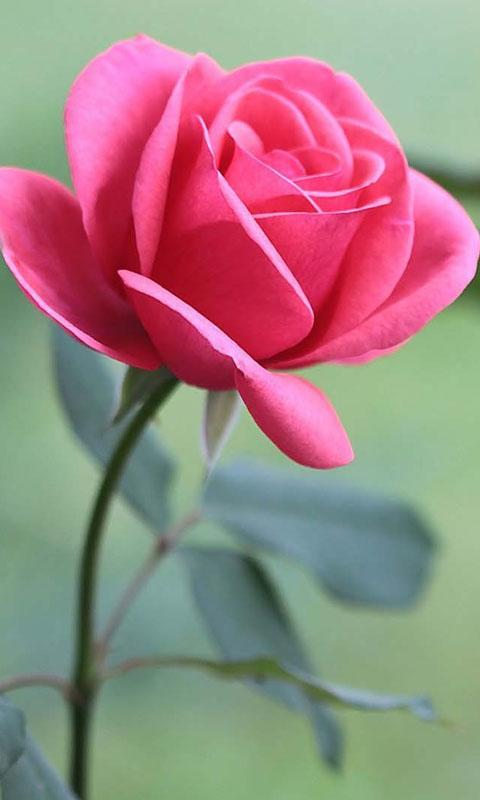
#> input picture 24-7-2020_IP_Manali/rose_flower.jpg, 480 x 800 px
$ python '24-7 Task.py'
#> lines starting #> are read from the running program, lines starting #| are printed output that depends on the picture; after the words box and inside, x2 and y2 are one past the last pixel; in counts of white or black regions, pixels touching at a corner belong together
import cv2
import numpy as np

original=cv2.imread(r"rose_flower.jpg")
#> original is the input picture: shape (800, 480, 3); mean B, G, R 130.5, 131.1, 159
original=cv2.resize(original,(450,500))
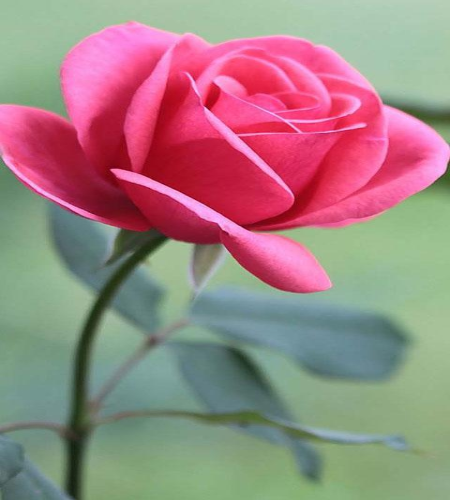
#> original: shape (500, 450, 3); mean B, G, R 130.5, 131, 158.9
cv2.imshow("original",original)

hsv=cv2.cvtColor(original,cv2.COLOR_RGB2HSV)
#> hsv: shape (500, 450, 3); mean H, S, V 79.8, 95.2, 179
bgrl=np.array([90,0,120],np.uint8)
bgrh=np.array([215,255,255],np.uint8)

#masking
mask = cv2.inRange(original, bgrl, bgrh)
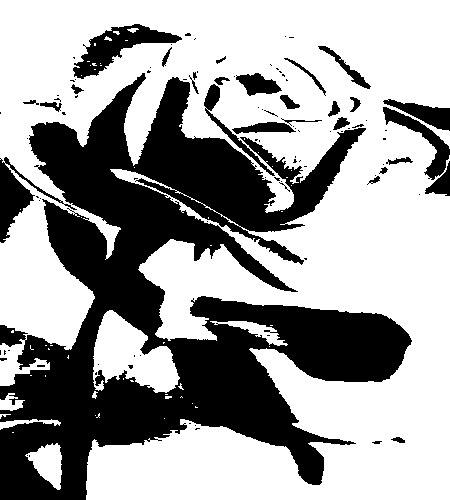
#> mask: shape (500, 450); 62.5% white; 102 black regions (72 under 20 px), largest, box (x1, y1, x2, y2) and area: (0, 73, 412, 500) 74207, (73, 24, 182, 79) 2153, (0, 157, 77, 243) 1627
mask1= cv2.inRange(hsv,bgrl,bgrh)
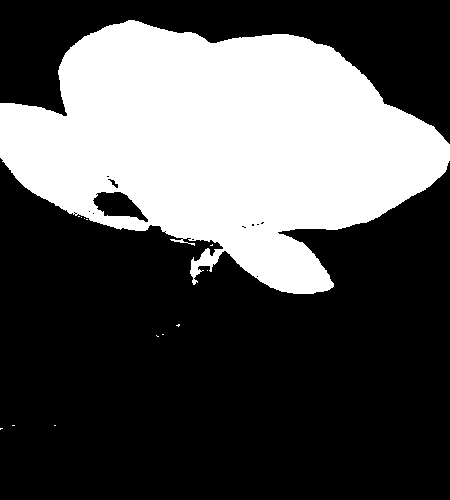
#> mask1: shape (500, 450); 33.2% white; 13 white regions (12 under 20 px), largest, box (x1, y1, x2, y2) and area: (0, 20, 450, 294) 74778
cv2.imshow("masked-original", mask)
cv2.imshow("masked-hsv",mask1)

#blurring
kernel = np.array(([0, 0 ,0], [0, 1, 0], [0, 0, 1]), np.uint8)
blurred = cv2.filter2D(original,-1,kernel)
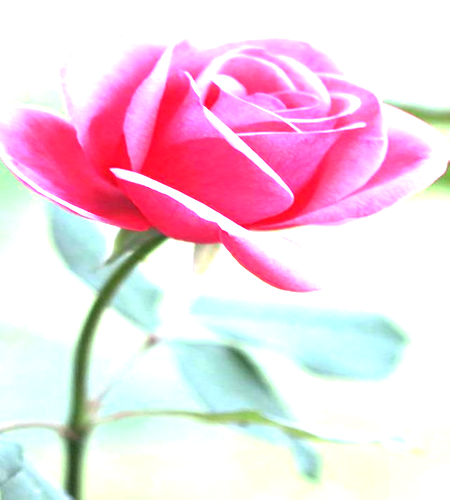
#> blurred: shape (500, 450, 3); mean B, G, R 226.1, 211.9, 240.2
cv2.imshow("blurred",blurred)

avg=cv2.blur(original,(7,5))
cv2.imshow("Averaging",avg)

median=cv2.medianBlur(original,7)
cv2.imshow("Median Blur",median)

guass=cv2.GaussianBlur(original,(7,7),0)
cv2.imshow("Guassian Blur",guass)

bilateral=cv2.bilateralFilter(original,7,90,90)
cv2.imshow("Bilateral Filter",bilateral)

#saving outputs
cv2.imwrite("Masked-original.jpg",mask)
cv2.imwrite("Masked-hsv.jpg",mask1)
cv2.imwrite("Blurred-Original.jpg",blurred)
cv2.imwrite("Averaging.jpg",avg)
cv2.imwrite("Guassian Blur.jpg",guass)
cv2.imwrite("Median Blur.jpg",median)
cv2.imwrite("Bilateral Filter.jpg",bilateral)

#making shapes
img=cv2.imread(r"Guassian Blur.jpg")
img=cv2.resize(img,(350,400))
#> img: shape (400, 350, 3)
pts=np.array([[0,200],[225,200],[138,230],[87,230],[0,200]],np.int32)
pts = pts.reshape((-1,1,2))
img=cv2.fillPoly(img,[pts],(239,222,231))
img=cv2.circle(img,(113,315),85,(239,222,231),-1)
font=cv2.FONT_HERSHEY_COMPLEX_SMALL
cv2.putText(img,"Rose",(230,360),font,2,(0,0,0),2,cv2.LINE_AA)
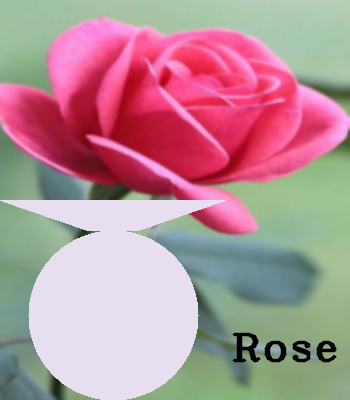
#> img: shape (400, 350, 3); mean B, G, R 152.3, 145.9, 180.6
cv2.imshow("shape",img)
cv2.imwrite("shape.jpg",img)

cv2.waitKey(0)
cv2.destroyAllWindows()
